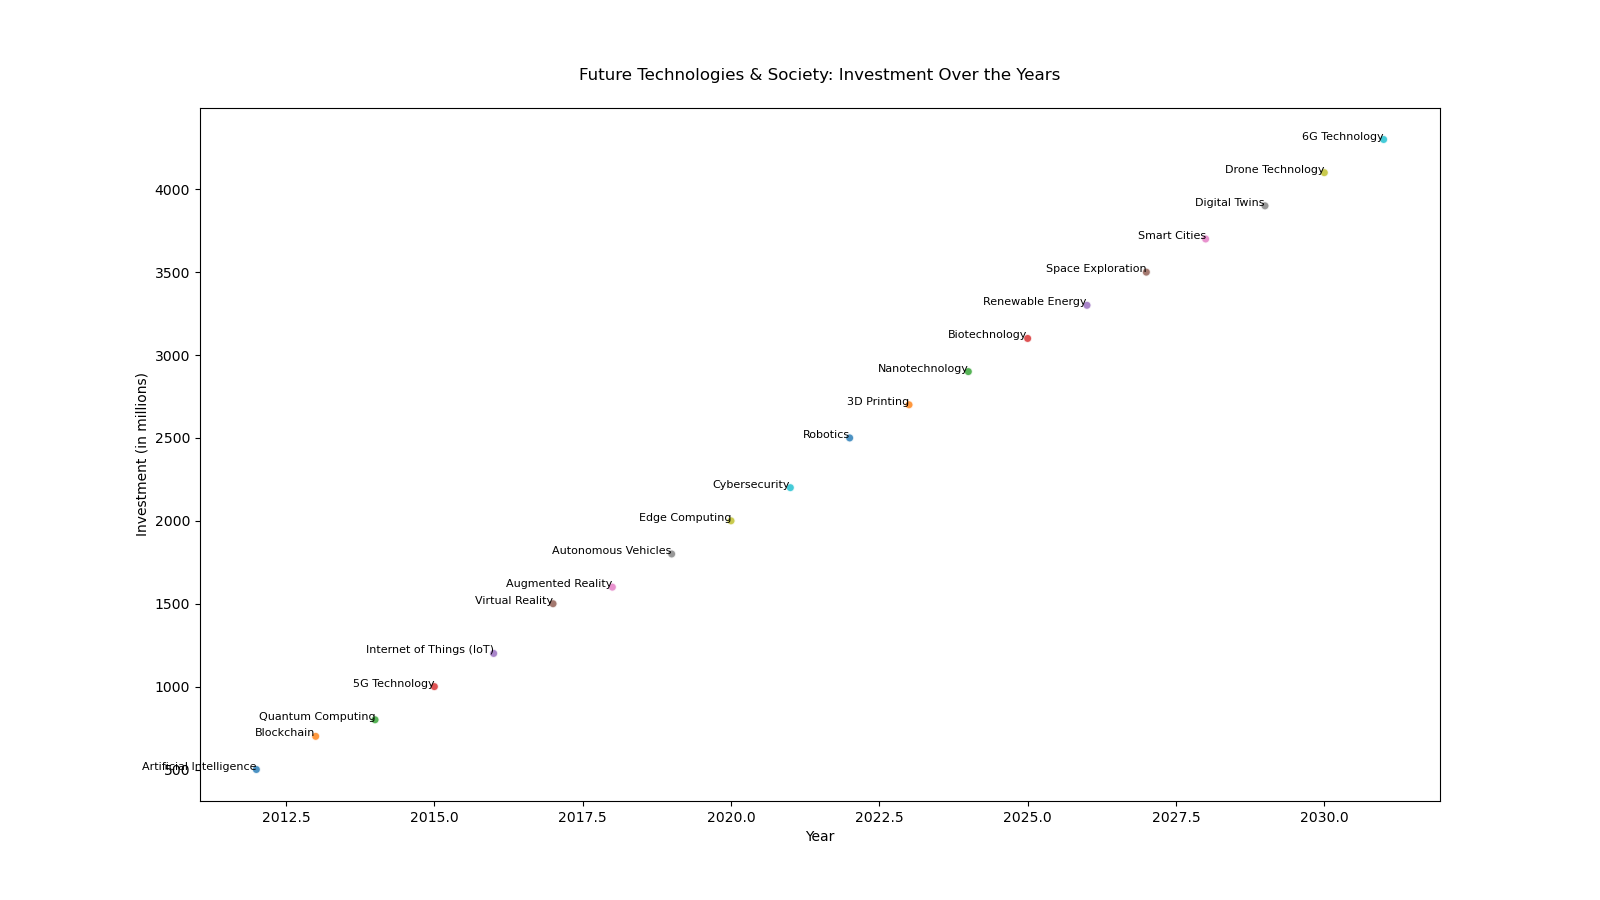

Recreate this plot in Python.

import matplotlib.pyplot as plt

# Data
technologies = [
    "Artificial Intelligence", "Blockchain", "Quantum Computing", "5G Technology",
    "Internet of Things (IoT)", "Virtual Reality", "Augmented Reality", "Autonomous Vehicles",
    "Edge Computing", "Cybersecurity", "Robotics", "3D Printing",
    "Nanotechnology", "Biotechnology", "Renewable Energy", "Space Exploration",
    "Smart Cities", "Digital Twins", "Drone Technology", "6G Technology"
]
release_years = [2012, 2013, 2014, 2015, 2016, 2017, 2018, 2019, 2020, 2021, 2022, 2023, 2024, 2025, 2026, 2027, 2028, 2029, 2030, 2031]
investments = [500, 700, 800, 1000, 1200, 1500, 1600, 1800, 2000, 2200, 2500, 2700, 2900, 3100, 3300, 3500, 3700, 3900, 4100, 4300]

# Scatter plot
fig, ax = plt.subplots(figsize=(16, 9))  # Change the width and height of the chart
scatter = ax.scatter(
    release_years,
    investments,
    alpha=0.8,
    c=[
        '#1f77b4', '#ff7f0e', '#2ca02c', '#d62728', '#9467bd',
        '#8c564b', '#e377c2', '#7f7f7f', '#bcbd22', '#17becf',
        '#1f77b4', '#ff7f0e', '#2ca02c', '#d62728', '#9467bd',
        '#8c564b', '#e377c2', '#7f7f7f', '#bcbd22', '#17becf'
    ],
    edgecolors='w'
)

# Customizing the looks of the plot
ax.set_title('Future Technologies & Society: Investment Over the Years', pad=20)
ax.set_xlabel('Year')
ax.set_ylabel('Investment (in millions)')

# Adding the technology names as labels next to each point
for i, technology in enumerate(technologies):
    ax.annotate(technology, (release_years[i], investments[i]), fontsize=8, ha='right')

plt.show()
